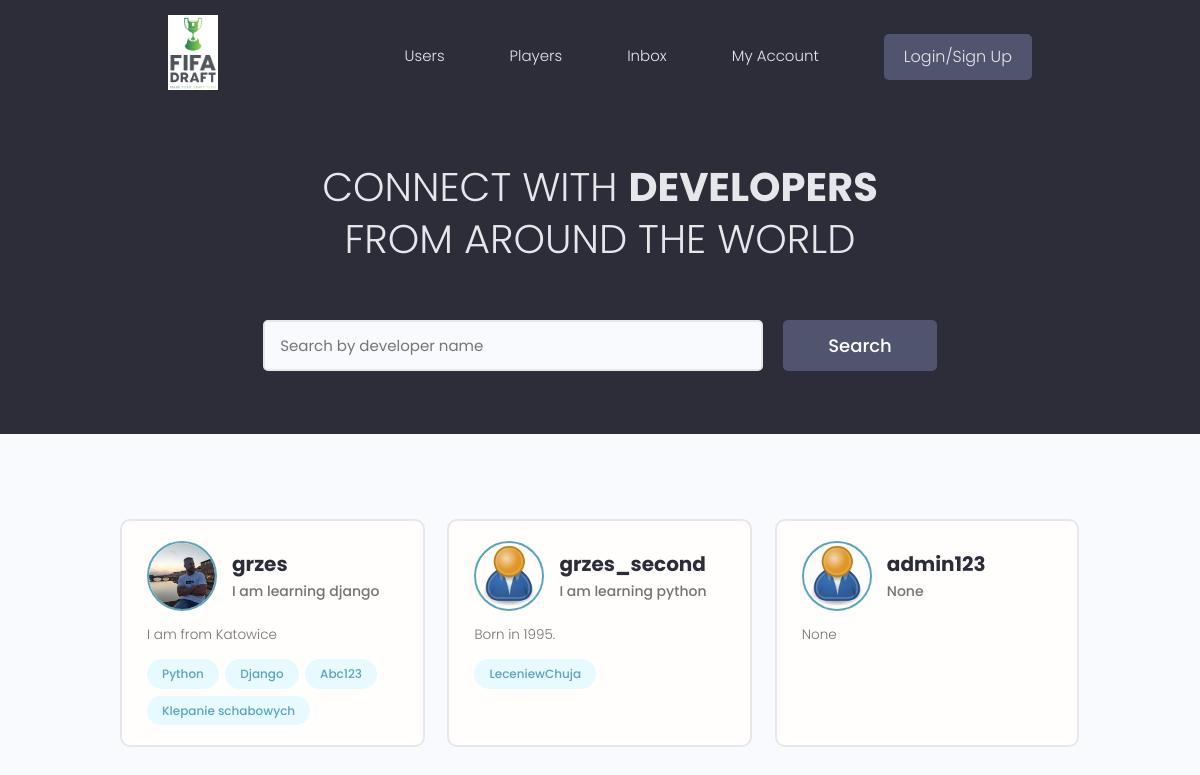
/, run on an earlier commit of the app's database.
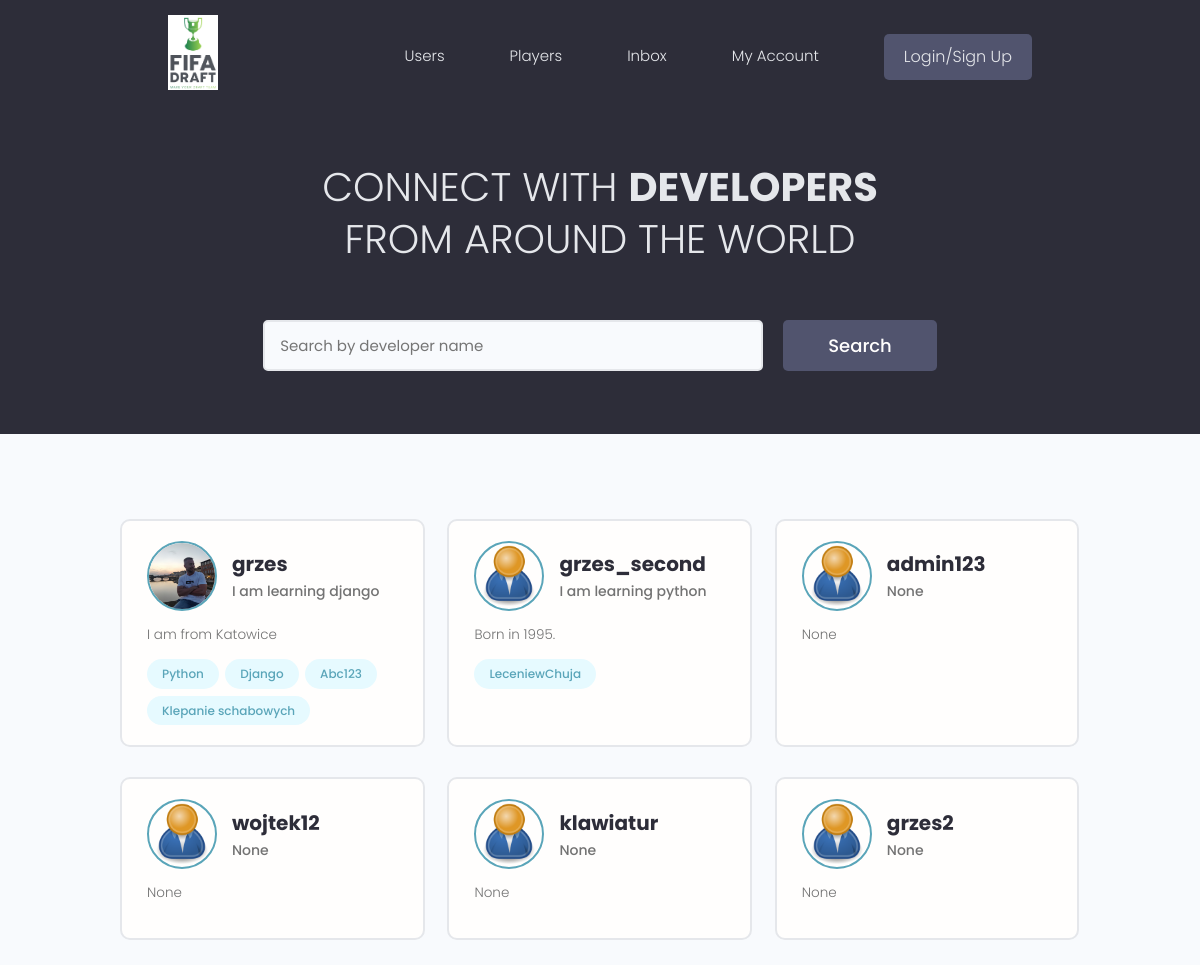
And on a later commit of the database.
### users/models.py (models this page shows, shortened)
class Profile(models.Model):
    user = models.OneToOneField(User, on_delete=models.CASCADE, null=True, blank=True)
    name = models.CharField(max_length=100, blank=True, null=True)
    username = models.CharField(max_length=100, blank=True, null=True)
    location = models.CharField(max_length=100, blank=True, null=True)
    email = models.EmailField(max_length=100, blank=True, null=True)
    short_intro = models.CharField(max_length=250, blank=True, null=True)
    bio = models.TextField(blank=True, null=True)
    profile_image = models.ImageField(
        null=True,
        blank=True,
        upload_to="profile_images/",
        default="profile_images/user-default.png",
    )
    social_github = models.CharField(max_length=200, blank=True, null=True)
    social_twitter = models.CharField(max_length=200, blank=True, null=True)
    social_linkedin = models.CharField(max_length=200, blank=True, null=True)
    social_youtube = models.CharField(max_length=200, blank=True, null=True)
    social_website = models.CharField(max_length=200, blank=True, null=True)
    created = models.DateTimeField(auto_now_add=True)
    id = models.UUIDField(
        default=uuid.uuid4, unique=True, primary_key=True, editable=False
    )

class Skill(models.Model):
    owner = models.ForeignKey(Profile, on_delete=models.CASCADE, null=True, blank=True)
    name = models.CharField(max_length=200, blank=True, null=True)
    description = models.TextField(null=True, blank=True)
    created = models.DateTimeField(auto_now_add=True)
    id = models.UUIDField(
        default=uuid.uuid4, unique=True, primary_key=True, editable=False
    )
    def __str__(self):
        return str(self.name)

### users/views.py (the view)
# urls.py: path("", views.profiles, name="profiles"),
def profiles(request):
    profiles = Profile.objects.all()
    context = {"profiles": profiles}
    return render(request, "users/profiles.html", context)

### users/templates/users/profiles.html (shortened to what this page needs)
{% extends 'main.html'%}
{% block content %}
  <main class="home">
    <section class="hero-section text-center">
      <div class="container container--narrow">
        <div class="hero-section__box">
          <h2>CONNECT WITH <span>DEVELOPERS</span></h2>
          <h2>FROM AROUND THE WORLD</h2>
        </div>
        <div class="hero-section__search">
          <form class="form" action="#" method="get">
            <div class="form__field">
              <input class="input input--text" id="formInput#search" type="text" name="text"
                placeholder="Search by developer name" />
            </div>
            <input class="btn btn--sub btn--lg" type="submit" value="Search" />
          </form>
        </div>
      </div>
    </section>
    <section class="devlist">
      <div class="container">
        <div class="grid grid--three">
         {% for profile in profiles %}
          <div class="column card">
            <div class="dev">
              <a href="{% url 'user-profile' profile.id %}" class="card__body">
                <div class="dev__profile">
                  <img class="avatar avatar--md" src={{profile.profile_image.url}} alt="image" />
                  <div class="dev__meta">
                    <h3>{{ profile.user }}</h3>
                    <h5>{{ profile.short_intro|slice:'60' }}</h5>
                  </div>
                </div>
                <p class="dev__info">
                  {{ profile.bio|slice:'150' }}</p>
                <div class="dev__skills">
                  {% for skill in profile.skill_set.all %}
                  <span class="tag tag--pill tag--main">
                    <small>{{ skill }}</small>
                  </span>
                  {% endfor %}
                </div>
              </a>
            </div>
          </div>
         {% endfor %}
        </div>
      </div>
    </section>
  </main>
{% endblock content %}

### templates/main.html (shortened to what this page needs)
<!doctype html>
{% load static %}
<html lang="en">
<head>
  <link rel="stylesheet" href="https://cdn.iconmonstr.com/1.3.0/css/iconmonstr-iconic-font.min.css" />
  <link rel="stylesheet" href="{% static 'uikit/styles/uikit.css' %}" />
  <link rel="stylesheet" href="{% static 'styles/app.css' %}" />
</head>
<body>
    {% include 'navbar.html' %}
    {% block content %}
    {% endblock content %}
</body>
</html>

### templates/navbar.html (shortened to what this page needs)
{% load static %}
  <header class="header">
    <div class="container container--narrow">
      <a href="{% url 'players'%}">
        <img src="{% static 'images/site_logo1.png' %}" style='max-width:50px' />
      </a>
      <nav class="header__nav">
        <ul class="header__menu">
          <li class="header__menuItem"><a href="{% url 'profiles' %}">Users</a></li>
          <li class="header__menuItem"><a href="{% url 'players' %}">Players</a></li>
          <li class="header__menuItem"><a href="">Inbox</a></li>
          <li class="header__menuItem"><a href="">My Account</a></li>
          {% if request.user.is_authenticated %}
          <li class="header__menuItem"><a href="{% url 'create-player' %}" >Add player</a></li>
          <li class="header__menuItem"><a href="{% url 'logout' %}" class="btn btn--sub">Logout</a></li>
          {% else %}
          <li class="header__menuItem"><a href="{% url 'login' %}" class="btn btn--sub">Login/Sign Up</a></li>
          {% endif %}
        </ul>
      </nav>
    </div>
  </header>

### static/styles/app.css (style rules this page uses)
:root { --color-sub: #2d2d39; }
.btn--sub { background-color: var(--color-sub-light); }
.card { border: 2px solid var(--color-light); }
img { width: 100%; }
.header { position: sticky; z-index: 111; background-color: var(--color-sub); padding: 1.5rem 0; }
.header > .container { display: flex; justify-content: space-between; align-items: center; }
.header__nav > ul { display: inline-flex; align-items: center; list-style: none; gap: 6.5rem; }
.header__menuItem > a { color: var(--color-light); font-weight: 300; }
.hero-section { height: 40vh; display: flex; align-items: center; background-color: var(--color-sub); }
.hero-section__box { margin-bottom: 4rem; }
.hero-section__box > h2, .hero-section__box > h2 > span { font-size: 4rem; color: var(--color-light); line-height: 1.3; text-transform: uppercase; }
.hero-section__box > h2 { font-weight: 300; }
.hero-section__box > h2 > span { font-weight: 700; }
.hero-section__search > .form { display: flex; align-items: center; justify-content: center; gap: 2rem; }
.hero-section__search > .form input.input--text { width: 50rem; }
.devlist { margin-top: 8rem; }
.devlist .grid { align-items: stretch; }
.devlist .dev .dev__profile { display: flex; align-items: center; gap: 1.5rem; }
.devlist .dev .dev__meta h3 { color: var(--color-sub); font-size: 2rem; font-weight: 700; }
.devlist .dev .dev__meta h5 { color: var(--color-text); font-size: 1.4rem; font-weight: 500; }
.devlist .dev .dev__info { margin: 1.5rem 0; font-size: 1.35rem; line-height: 1.4; text-align: justify; }

### static/uikit/styles/modules/_variables.css (style rules this page uses)
:root { --color-main: #5aa5b9; --color-main-light: #e6faff; --color-sub: #3f4156; --color-sub-light: #51546e; --color-sub-lighter: #ededfd; --color-text: #737373; --color-gray: #8b8b8b; --color-light: #e5e7eb; --color-light-gray: #767676; --color-bg: #f8fafd; --color-white: #fffefd; --color-white-light: #f3f3f3; --color-success: #359e64; --color-success-bg: #def8e8; --color-error: #fc4b0b; --color-error-bg: #fff2ee; --font-base: 'Poppins', arial, helvetica, 'Segoe UI', roboto, ubuntu, sans-serif; --font-monospace: 'Fira Code', 'Courier New', courier, monospace; --font-regular: 300; --font-medium: 500; --font-bold: 700; --generic-shadow: 1px 1px 5px #00000010; --generic-transition: all 0.3s ease-in-out; }

### static/uikit/styles/modules/_base.css (style rules this page uses)
* { margin: 0; padding: 0; box-sizing: border-box; text-rendering: optimizeLegibility; color: inherit; font-size: inherit; }
html { font-size: 50%; }
@media only screen and (min-width: 480px) { html { font-size: 56.25%; } }
@media only screen and (min-width: 1200px) { html { font-size: 62.5%; } }
body { line-height: 1.6; font-weight: 400; font-size: 1.5rem; color: var(--color-text); background-color: var(--color-bg); min-height: 100vh; }

### static/uikit/styles/modules/_typography.css (style rules this page uses)
* { font-family: var(--font-base); }
h2 { font-size: 3.6rem; font-weight: var(--font-bold); }
h3 { font-size: 3.2rem; font-weight: var(--font-medium); }
h5 { font-size: 2.4rem; font-weight: var(--font-medium); }
h5, h6 { font-weight: var(--font-regular); }
p, span, strong { font-size: 1.6rem; color: var(--color-text); font-weight: var(--font-regular); }
a { padding-bottom: 2px; text-decoration: none; display: inline-block; color: var(--color-main); font-weight: var(--font-medium); }

### static/uikit/styles/modules/_utilities.css (style rules this page uses)
.container { width: 92%; max-width: 165rem; margin: 0 auto; box-sizing: border-box; }
.container--narrow { width: 92%; max-width: 120rem; }
@media screen and (min-width: 1000px) { .container { width: 90%; } }
@media screen and (min-width: 1000px) { .container--narrow { width: 85%; } }
@media screen and (min-width: 1200px) { .container { width: 80%; } }
@media screen and (min-width: 1200px) { .container--narrow { width: 72%; } }
.text-center { text-align: center; }

### static/uikit/styles/modules/_avatar.css (style rules this page uses)
.avatar { border-radius: 50%; border: 2px solid var(--color-main); object-fit: cover; }
.avatar--md { height: 7rem; width: 7rem; }

### static/uikit/styles/modules/_button.css (style rules this page uses)
.btn { display: inline-block; position: relative; cursor: pointer; background-color: var(--color-light); font-weight: var(--font-medium); color: var(--color-sub); text-decoration: none; padding: 1rem 2rem; border-radius: 0.5rem; border: none; width: -webkit-fit-content; width: -moz-fit-content; width: fit-content; height: -webkit-fit-content; height: -moz-fit-content; height: fit-content; font-size: 1.6rem; outline-width: 0; outline-color: transparent; -webkit-backface-visibility: hidden; backface-visibility: hidden; transition: all 0.3s ease-in-out; }
.btn--sub { background-color: var(--color-sub); color: var(--color-white); }
.btn--lg { font-size: 1.8rem; padding: 1.2rem 4.5rem; }

What changed in the data, as far as the page shows it:
added Profile: profile_image (placeholder picture), user "wojtek12", short_intro "None", bio "None"
added Profile: profile_image (placeholder picture), user "klawiatur", short_intro "None", bio "None"
added Profile: profile_image (placeholder picture), user "grzes2", short_intro "None", bio "None"
